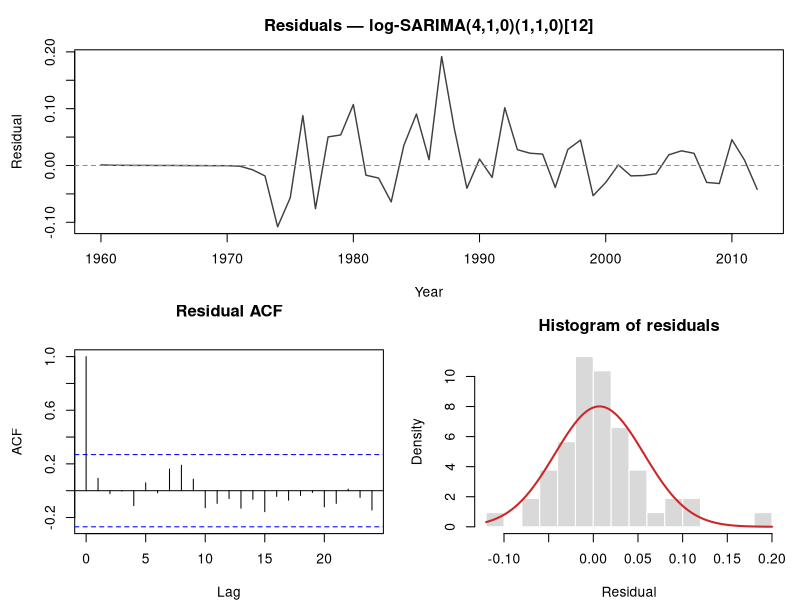
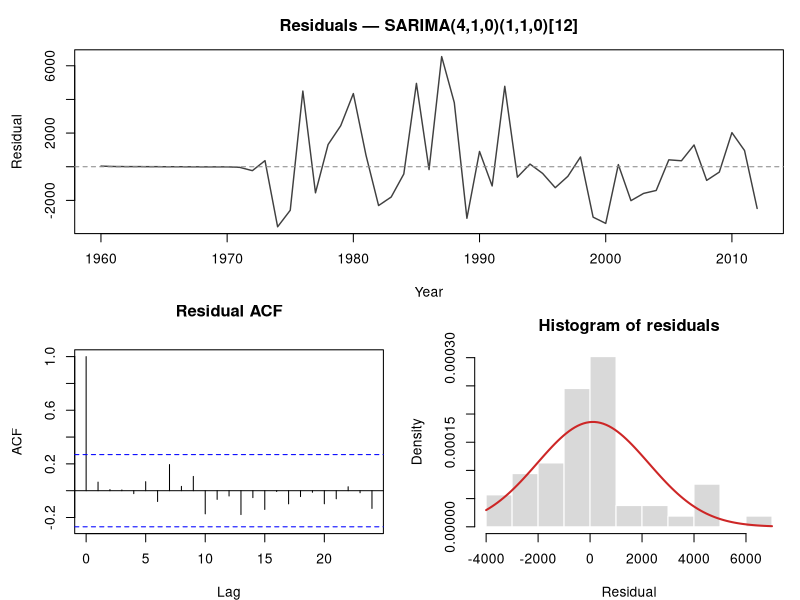

R code for these plots, in order:
# =============================================================================
# Fixes for review issues:
#  (1) Regenerate Figs 4 & 5 (residual diagnostics) with the residual time-series
#      x-axis spanning 1960-2012 (not 1960-1964). Models are fit on a frequency=12
#      ts for the period-12 seasonality, so residuals(fit) carries frequency 12;
#      we coerce to an annual (frequency=1) ts starting 1960 for the time plot.
#  (2) Test-set MSE / MAE / MAPE for ALL FOUR models (initials + finals), on the
#      back-transformed (original) scale, to fill the new Table 2 / Table 3 columns.
#  (4) Verify the lag-4 PACF of the DOUBLY-differenced series for both series.
# Train 1960-2012 | test 2013-2024.  LB stats unchanged (still the freq=12 fits).
# =============================================================================
suppressPackageStartupMessages({ library(forecast) })
options(stringsAsFactors = FALSE, scipen = 999)
data  <- read.csv("cleaned_tlb_tfr_1960_2024.csv")
train <- subset(data, Year <= 2012); test <- subset(data, Year >= 2013)
tfr_s12 <- ts(train$TFR, start = 1960, frequency = 12)
tlb_s12 <- ts(train$TLB, start = 1960, frequency = 12)
tfr_test <- test$TFR; tlb_test <- test$TLB

fit <- function(series, p, seas, lambda)
  Arima(series, order = c(p,1,0), seasonal = list(order = seas, period = 12),
        lambda = lambda, method = "ML")

tfr_init <- fit(tfr_s12, 12, c(1,1,0), 0)
tfr_fin  <- fit(tfr_s12,  4, c(1,1,0), 0)
tlb_init <- fit(tlb_s12, 13, c(1,1,0), NULL)
tlb_fin  <- fit(tlb_s12,  4, c(1,1,0), NULL)

# ---- (2) test errors (back-transformed/original scale, as in Table 4) -------
errs <- function(f, actual, lab) {
  fc <- forecast(f, h = length(actual), biasadj = FALSE)
  e  <- as.numeric(actual) - as.numeric(fc$mean)
  cat(sprintf("%-40s  MSE=%.6g  MAE=%.6g  MAPE=%.3f\n",
              lab, mean(e^2), mean(abs(e)), mean(abs(e/as.numeric(actual)))*100))
}
cat("==== test-set errors (original scale) ====\n")
errs(tfr_init, tfr_test, "TFR initial SARIMA(12,1,0)(1,1,0)[12]")
errs(tfr_fin,  tfr_test, "TFR final   SARIMA(4,1,0)(1,1,0)[12]")
errs(tlb_init, tlb_test, "TLB initial SARIMA(13,1,0)(1,1,0)[12]")
errs(tlb_fin,  tlb_test, "TLB final   SARIMA(4,1,0)(1,1,0)[12]")

# ---- (4) lag-4 PACF of the doubly-differenced series ------------------------
cat("\n==== PACF at lag 4 of (1-B)(1-B^12) X ====\n")
dd_tfr <- diff(diff(log(as.numeric(train$TFR))), lag = 12)
dd_tlb <- diff(diff(as.numeric(train$TLB)),       lag = 12)
cat(sprintf("  TFR (log): pacf[4] = %.3f\n", pacf(dd_tfr, plot=FALSE)$acf[4]))
cat(sprintf("  TLB:       pacf[4] = %.3f\n", pacf(dd_tlb, plot=FALSE)$acf[4]))

# ---- (1) residual-diagnostic figures with correct annual x-axis -------------
resid_fig <- function(f, lab, fname) {
  r  <- as.numeric(residuals(f))
  rt <- ts(r, start = 1960, frequency = 1)           # annual axis 1960-2012
  png(fname, width = 1000, height = 720, res = 120, bg = "white")
  layout(matrix(c(1,1,2,3), 2, 2, byrow = TRUE))
  par(mar = c(4, 4.5, 3, 1))
  plot(rt, type = "l", lwd = 1.4, col = "grey25",
       main = paste("Residuals —", lab), xlab = "Year", ylab = "Residual")
  abline(h = 0, lty = 2, col = "grey55")
  acf(r, lag.max = 24, main = "Residual ACF")
  hist(r, breaks = 12, prob = TRUE, col = "grey85", border = "white",
       main = "Histogram of residuals", xlab = "Residual")
  curve(dnorm(x, mean(r), sd(r)), add = TRUE, col = "firebrick3", lwd = 2)
  dev.off(); cat("wrote", fname, "\n")
}
cat("\n")
resid_fig(tfr_fin, "log-SARIMA(4,1,0)(1,1,0)[12]", "figures/fr2_fig4_resid_tfr.png")
resid_fig(tlb_fin, "SARIMA(4,1,0)(1,1,0)[12]",     "figures/fr2_fig5_resid_tlb.png")
